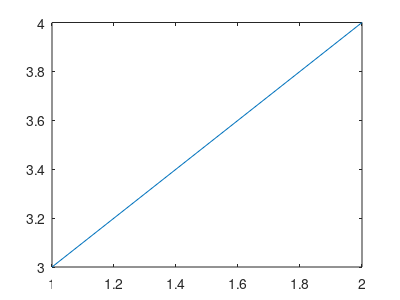

MATLAB code for this plot:
function dichotomy

global EPSFILENAME

figure(1);  clf;
plot([1 2], [3 4]);

set(1, 'paperposition', [0 0 4 3]);

print(EPSFILENAME, '-f1','-depsc');